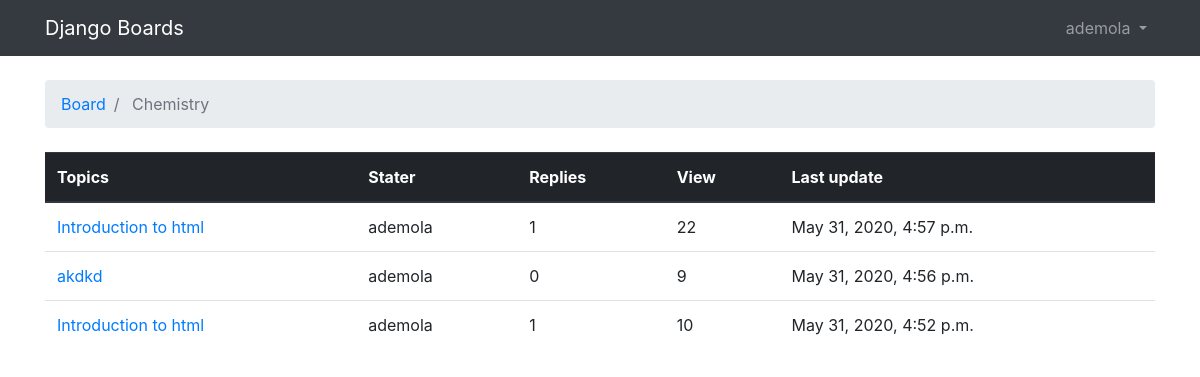
Page /boards/Chemistry/ (signed in) on the committed database.
### boards/models.py (models this page shows, shortened)
class Board(models.Model):
    name = models.CharField(max_length=30, unique=True)
    description = models.CharField(max_length=100)

class Topic(models.Model):
    subject = models.CharField(max_length=255)
    last_updated = models.DateTimeField(auto_now_add=True)
    boards = models.ForeignKey(Board,on_delete=models.CASCADE,null=True, related_name="topics")
    starter = models.ForeignKey(User,on_delete=models.CASCADE,null=True, related_name = "topics")
    views = models.PositiveIntegerField(default=0)

### boards/views.py (the view)
@login_required
def board_topics(request,name):
   boards = Board.objects.get(name=name)
   topics = boards.topics.order_by('-last_updated').annotate(replies=Count('posts') - 1)
   return render(request, "boards/topics.html",{"boards":boards,"topics":topics})

### boards/Templates/boards/topics.html (shortened to what this page needs)
{% extends "boards/Base.html" %}
  {% block breadcrumb %}
          <li class="breadcrumb-item">
            <a href="{% url 'home' %}"> Board</a>
          </li>
        <li class="breadcrumb-item active">
            {{boards.name}}
        </li>
      {% endblock %}
      {% block content %}
      <table class="table">
        <thead class="thead-dark">
         <tr>
           <th>
             Topics
           </th> <th> Stater</th> <th>
             Replies</th> <th> View</th> <th> Last update</th>
         </tr>
        </thead>
        <tbody>
          {% for topic in topics  %}
          <tr>
            <td> <a href="{% url 'topic_posts' boards.name topic.subject %}">{{topic.subject}}</a></td>
            <td>{{ topic.starter.username }}</td>
            <td>{{ topic.replies }}</td>
            <td> {{topic.views}} </td>
            <td>{{ topic.last_updated }}</td>
          </tr>
        {% endfor %}
        </tbody>
      </table>
</body>
{% endblock %}

### boards/Templates/boards/Base.html (shortened to what this page needs)
{% load static %}
<!DOCTYPE html>
<html lang="en">
<head>
    <link rel="stylesheet" href="{% static 'boards/bootstrap.min.css' %}">
</head>
<body> <header>
                <nav class="navbar navbar-expand-sm navbar-dark bg-dark">
                    <div class="container">
                      <a class="navbar-brand" href="{% url 'home' %}">Django Boards</a>
                      <div class="collapse navbar-collapse" id="mainMenu">
                        {% if user.is_authenticated %}
                        <ul class="navbar-nav ml-auto">
                  <li class="nav-item dropdown">
                    <a class="nav-link dropdown-toggle" href="#" id="userMenu" data-toggle="dropdown" aria-haspopup="true" aria-expanded="false">
                     {{ user.username }}
                    </a>
</li>
            </ul>
{% else %}
<form class="form-inline ml-auto">
    <a href="{% url 'login' %}" class="btn btn-outline-secondary"> Login</a>
    <a href="{% url 'sign-up' %}" class="btn btn-primary ml-2"> Sign up</a>
</form>
{% endif %}</div>
    </nav>
</header>
    <div class="container">
        <ol class="breadcrumb my-4">
           {% block breadcrumb %}
           {% endblock %}
        </ol>
        {%block content%}
        {% endblock %}
</body>
</html>

### rows in the picture
Board: name "Chemistry"
Topic: subject "Introduction to html", starter.username "ademola", replies "1", views "22", last_updated "May 31, 2020, 4:57 p.m."
Topic: subject "akdkd", starter.username "ademola", replies "0", views "9", last_updated "May 31, 2020, 4:56 p.m."
Topic: subject "Introduction to html", starter.username "ademola", replies "1", views "10", last_updated "May 31, 2020, 4:52 p.m."

### other values in the picture
{{ user.username }} "ademola"
